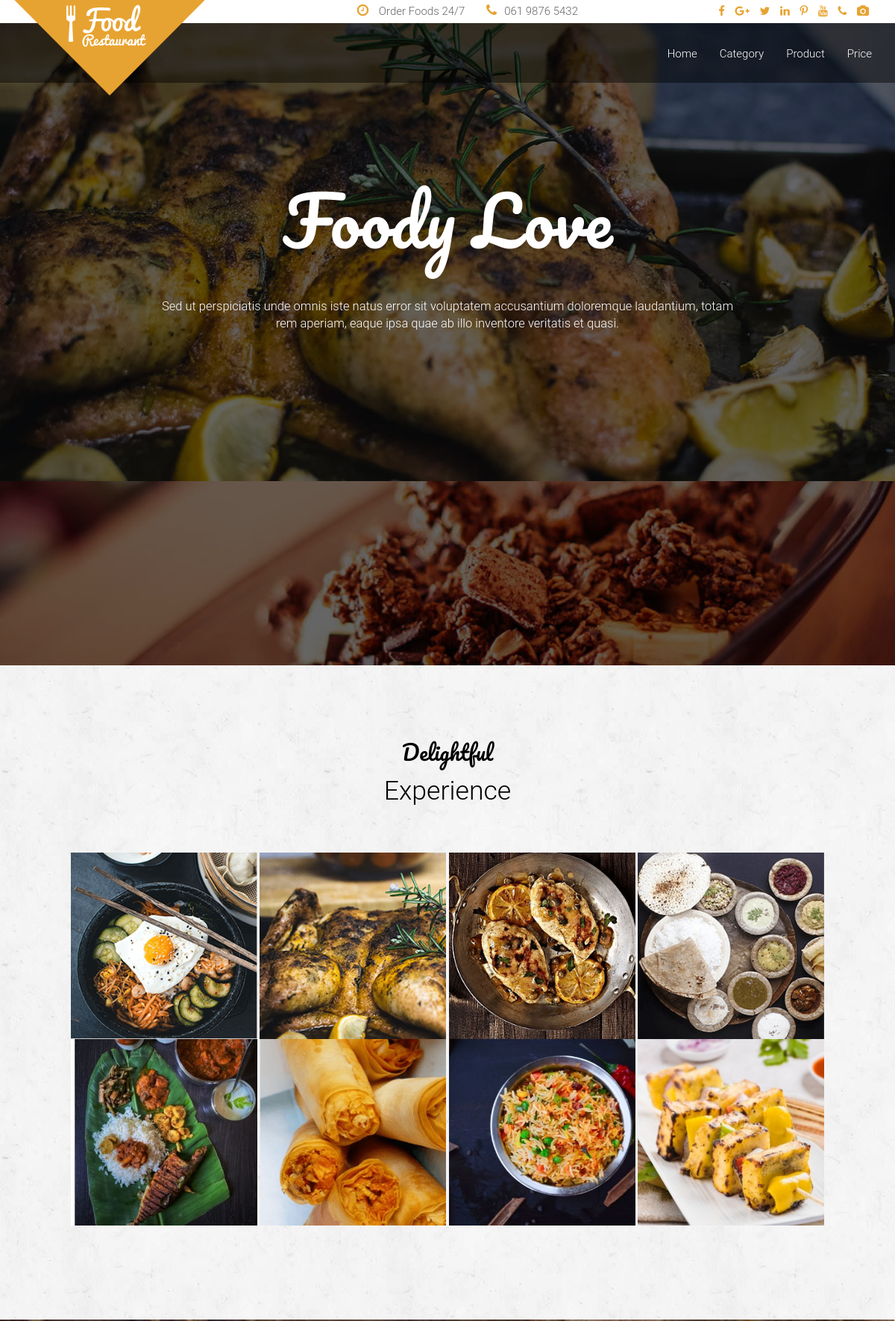
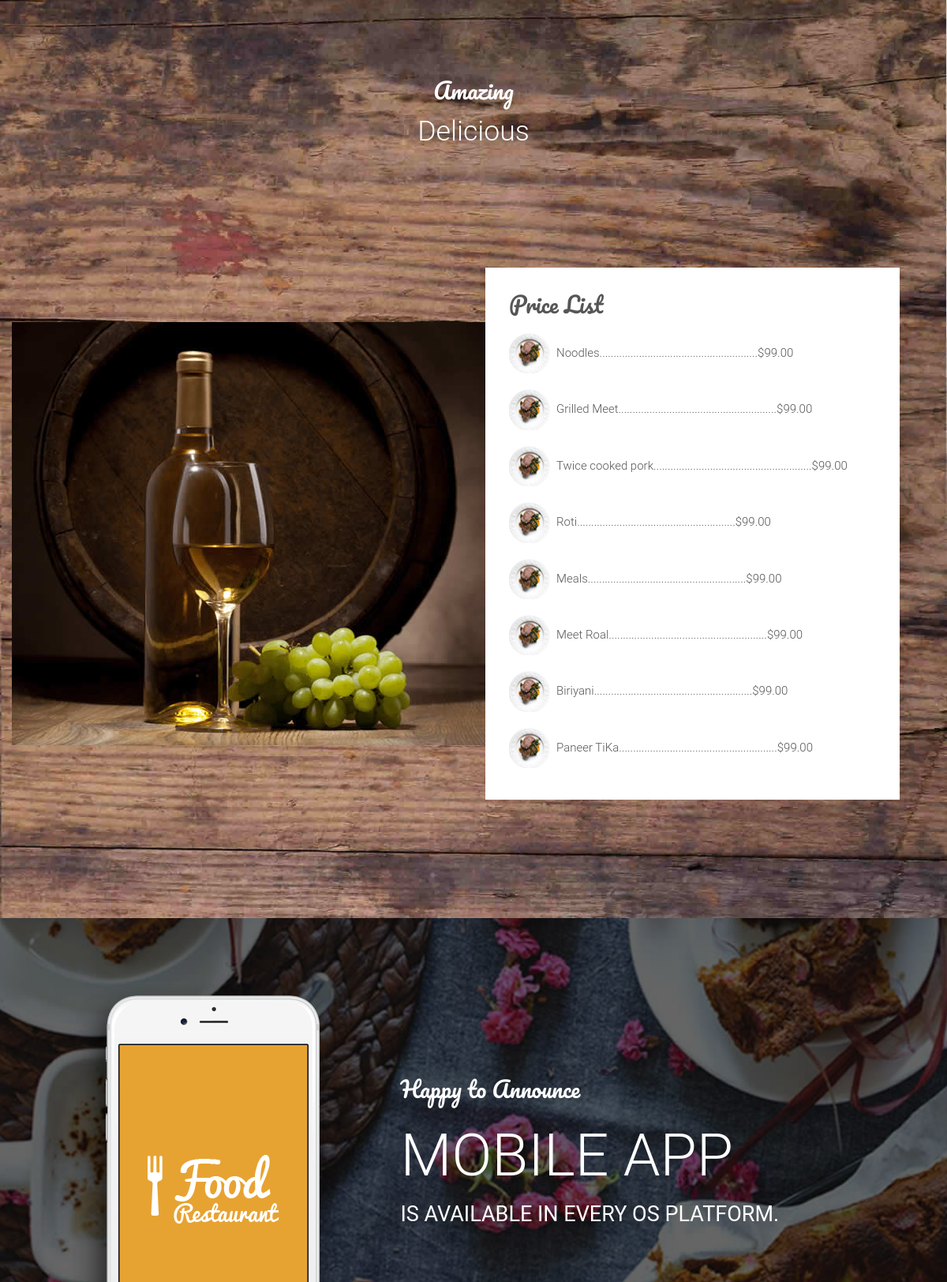
The page / (upper part) on the database its author committed (2 pictures, top to bottom).
### food/models.py (models this page shows, shortened)
class Product(models.Model):
    name = models.CharField(max_length=250, unique=True)
    slug = models.SlugField(max_length=250, unique=True)
    desc = models.TextField(blank=True)
    image = models.ImageField(upload_to='product', blank=True)
    category = models.ForeignKey(Category, on_delete=models.CASCADE)
    price = models.DecimalField(max_digits=10, decimal_places=2)
    stock = models.IntegerField()
    available = models.BooleanField(default=True)
    created = models.DateTimeField(auto_now=True)
    updated = models.DateTimeField(auto_now=True)
    class Mete:
        ordering = ('name',)
        verbose_name = 'product'
        verbose_name_plural = 'products'
    def get_url(self):
        return reverse("P_detail", args=[self.category.slug, self.slug])

### food/views.py (the view)
# urls.py: path('', views.index, name='index'),
def index(request, c_slug=None):
    c_page = None
    products = None
    if c_slug != None:
        c_page = get_object_or_404(Category, slug=c_slug)
        products = Product.objects.filter(category=c_page, available=True)
    else:
        products = Product.objects.all().filter(available=True)
    return render(request, "index.html", {'category': c_page, 'products': products})

### food/context_processors.py (called while the page is built)
def menu_links(request):
    links = Category.objects.all()
    return dict(links=links)

### food/models.py (called while the page is built)
    def get_url(self):
        return reverse("product_by_category", args=[self.slug])

### templates/index.html (shortened to what this page needs)
{% load static %}
<!doctype html>
 <html class="no-js" lang="">
    <head>
        <link rel="stylesheet" href="{% static 'assets/css/bootstrap.min.css' %}">
        <link rel="stylesheet" href="{% static 'assets/css/font-awesome.min.css' %}">
        <link rel="stylesheet" href="{% static 'assets/css/animate/animate.css' %}" />
        <link rel="stylesheet" href="{% static 'assets/css/plugins.css' %}" />
        <link rel="stylesheet" href="{% static 'assets/css/style.css' %}">
        <link rel="stylesheet" href="{% static 'assets/css/responsive.css' %}" />
    </head>
    <body>
        <header id="home" class="navbar-fixed-top">
            <div class="header_top_menu clearfix">
                <div class="container">
                    <div class="row">
                        <div class="col-md-5 col-md-offset-3 col-sm-12 text-right">
                            <div class="call_us_text">
								<a href=""><i class="fa fa-clock-o"></i> Order Foods 24/7</a>
								<a href=""><i class="fa fa-phone"></i>061 9876 5432</a>
							</div>
                        </div>
                        <div class="col-md-4 col-sm-12">
                            <div class="head_top_social text-right">
                                <a href=""><i class="fa fa-facebook"></i></a>
                                <a href=""><i class="fa fa-google-plus"></i></a>
                                <a href=""><i class="fa fa-twitter"></i></a>
                                <a href=""><i class="fa fa-linkedin"></i></a>
                                <a href=""><i class="fa fa-pinterest-p"></i></a>
                                <a href=""><i class="fa fa-youtube"></i></a>
                                <a href=""><i class="fa fa-phone"></i></a>
                                <a href=""><i class="fa fa-camera"></i></a>
                            </div>
                        </div>
                    </div>
                </div>
            </div>
            <div class="main_menu_bg">
                <div class="container">
                    <div class="row">
                        <nav class="navbar navbar-default">
                            <div class="container-fluid">
                                <div class="navbar-header">
                                    <a class="navbar-brand our_logo" href="#"><img src="{% static 'assets/images/logo.png' %}" alt="" /></a>
                                </div>
                                <div class="collapse navbar-collapse" id="bs-example-navbar-collapse-1">
                                    <ul class="nav navbar-nav navbar-right">
                                        <li><a href="{% url 'index' %}">Home</a></li>
                                                <li class="nav-item dropdown">
                                                    <a class="nav-link dropdown-toggle" href="#" id="navbarDarkDropdownMenuLink" role="button" data-toggle="dropdown" aria-expanded="false">
                                                        Category
                                                    </a>
                                                </li>
                                        <li><a href="#portfolio">Product</a></li>
                                        <li><a href="#ourPakeg">Price</a></li>
                                    </ul>
                                </div>
                            </div>
                        </nav>
                    </div>
                </div>
            </div>
        </header>
        <section id="slider" class="slider">
            <div class="slider_overlay">
                <div class="container">
                    <div class="row">
                        <div class="main_slider text-center">
                            <div class="col-md-12">
                                <div class="main_slider_content wow zoomIn" data-wow-duration="1s">
                                    <h1>Foody Love</h1>
                                    <p>Sed ut perspiciatis unde omnis iste natus error sit voluptatem accusantium doloremque laudantium, totam rem aperiam, eaque ipsa quae ab illo inventore veritatis et quasi. </p>
                                </div>
                            </div>
                        </div>
                    </div>
                </div>
            </div>
        </section>
        <section id="Category" class="features">
            <div class="slider_overlay">
                <div class="container">
                    <div class="row">
                        <div class="main_features_content_area  wow fadeIn" data-wow-duration="3s">
                            <div class="col-md-12">
                                        </div>
                                    </div>
                                    <div class="col-md-6">
                                            </div>
                                </div>
                            </div>
                        </div>
        </section>
        <section id="portfolio" class="portfolio">
            <div class="container">
                <div class="row">
                    <div class="portfolio_content text-center  wow fadeIn" data-wow-duration="5s">
                        <div class="col-md-12">
                            <div class="head_title text-center">
                                <h4>Delightful</h4>
                                <h3>Experience</h3>
                            </div>
                            <div class="main_portfolio_content">
                                <div class=" col-9 col-sm-12 ">
                                {% for prd in products %}
                                        <a href="{{prd.get_url}}"> <img src="{{ prd.image.url }}" style="width:250px;height:250px;" alt="" /></a>
                                        {% endfor %}
                                </div>
                            </div>
                        </div>
                    </div>
                </div>
            </div>
        </section>
        <section id="ourPakeg" class="ourPakeg">
            <div class="container">
                <div class="main_pakeg_content">
                    <div class="row">
                        <div class="head_title text-center">
                            <h4>Amazing</h4>
                            <h3>Delicious</h3>
                        </div>
                        <div class="single_pakeg_one text-right wow rotateInDownRight">
                            <div class="col-md-6 col-md-offset-6 col-sm-8 col-sm-offset-4">
                                <div class="single_pakeg_text">
                                    <div class="pakeg_title">
                                        <h4>Price List</h4>
                                    </div>
                                    <ul>
                                        {% for prd in products %}
                                        <li>{{prd.name}}........................................................${{prd.price}} </li>
                                        {% endfor %}
                                    </ul>
                                </div>
                            </div>
                        </div>
                    </div>
                </div>
            </div>
        </section>
        <section id="mobaileapps" class="mobailapps">
            <div class="slider_overlay">
                <div class="container">
                    <div class="row">
                        <div class="main_mobail_apps_content wow zoomIn">
                            <div class="col-md-5 col-sm-12 text-center">
                                <img src="{% static 'assets/images/iphone.png' %}" alt="" />
                            </div>
                            <div class="col-md-7 col-sm-12">
                                <div class="single_monail_apps_text">
                                    <h4> Happy to Announce </h4>
                                    <h1>Mobile App <span>is Available in every OS platform.</span></h1>
                                </div>
                            </div>
                        </div>
                    </div>
                </div>
            </div>
        </section>
    </body>
</html>

### rows shown on the page
Product: image (picture), name "Noodles", price "99.00"
Product: image (picture), name "Grilled Meet", price "99.00"
Product: image (picture), name "Twice cooked pork", price "99.00"
Product: image (picture), name "Roti", price "99.00"
Product: image (picture), name "Meals", price "99.00"
Product: image (picture), name "Meet Roal", price "99.00"
Product: image (picture), name "Biriyani", price "99.00"
Product: image (picture), name "Paneer TiKa", price "99.00"
